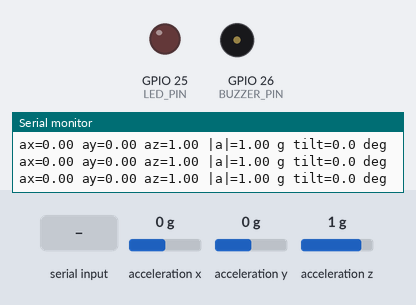
A sketch run on a simulated ESP32. Shown: output pins drawn as LEDs (lit = HIGH), buzzer (waves = sounding), the last lines printed to the serial monitor. Wiring (from diagram.json): MPU-6050 motion sensor at I2C address 0x68. The test bench sets the inputs (shaded band); at power-on: acceleration x 0 g, acceleration y 0 g, acceleration z 1 g. WiFi joins after 1.5 s; servers stay silent unless stated; random numbers use the default seed unless the sketch sets one; no MQTT or app messages arrive unless stated.

Above: at 1.2 s.
1.3 s: "o" received over Serial
At 1.9 s:
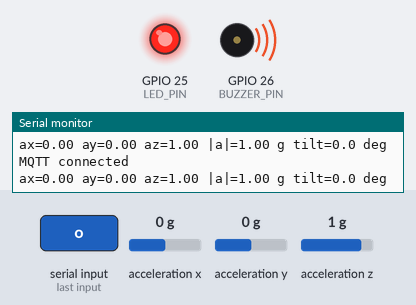
2.8 s: "O" received over Serial
4.3 s: "f" received over Serial
Timing chart, 0 to 15.0 s (numbered marks = the images above; inputs shaded):
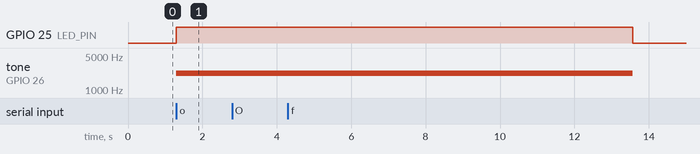

The sketch:

sketch.ino
```cpp
#include <Arduino.h>
#include <Wire.h>
#include <WiFi.h>
#include <PubSubClient.h>
#include <math.h>

struct Sample {
  uint32_t ms;
  float x, y, z, magnitude, tilt;
};

class FallDetector {
  enum Phase { Tracking, Impact, Holding };
  Phase phase = Tracking;
  uint32_t impactAt = 0, tiltedAt = 0, alarmAt = 0;
  float referenceTilt = 0;
  bool confirming = false;

public:
  bool update(const Sample& s) {
    if (phase == Holding) {
      if (s.ms - alarmAt < 8000) return true;
      phase = Tracking;
    }
    if (phase == Impact && s.ms - impactAt > 1500) phase = Tracking;
    if (phase == Tracking && s.magnitude >= 2.2f) {
      impactAt = s.ms;
      confirming = false;
      phase = Impact;
    }
    if (phase == Impact) {
      const bool tilted = s.tilt >= 60 && fabsf(s.tilt - referenceTilt) >= 45;
      const bool stableMagnitude = s.magnitude >= 0.8f && s.magnitude <= 1.2f;
      if (tilted && stableMagnitude) {
        if (!confirming) tiltedAt = s.ms;
        confirming = true;
        if (s.ms - tiltedAt >= 350) {
          alarmAt = s.ms;
          phase = Holding;
          return true;
        }
      } else {
        confirming = false;
      }
    }
    if (phase == Tracking && s.magnitude >= 0.8f && s.magnitude <= 1.2f) {
      referenceTilt = s.tilt;
    }
    return false;
  }
};

constexpr char WIFI_SSID[] = "Wokwi-GUEST";
constexpr char WIFI_PASSWORD[] = "";
constexpr char BROKER[] = "broker.emqx.io";
constexpr char TOPIC[] = "utc/fall/8c317a82dd624959";
constexpr uint8_t MPU = 0x68;
constexpr int LED_PIN = 25;
constexpr int BUZZER_PIN = 26;

struct OutputState { bool manual, led, buzzer, fall; };
enum Command { Auto, Manual, LedOn, LedOff, BuzzerOn, BuzzerOff, TestOutput };
QueueHandle_t dataQueue, dataAlert, commandQueue, stateQueue;
WiFiClient tcp;
PubSubClient mqtt(tcp);
char commandTopic[96], telemetryTopic[96];

bool writeRegister(uint8_t reg, uint8_t value) {
  Wire.beginTransmission(MPU);
  Wire.write(reg);
  Wire.write(value);
  return Wire.endTransmission() == 0;
}

float readAxis() {
  const uint16_t hi = Wire.read();
  const uint16_t lo = Wire.read();
  return static_cast<int16_t>((hi << 8) | lo) / 4096.0f; // ±8 g
}

bool readSample(Sample& s) {
  Wire.beginTransmission(MPU);
  Wire.write(0x3B);
  if (Wire.endTransmission(false) != 0 || Wire.requestFrom(MPU, uint8_t(6)) != 6) return false;
  s.ms = millis();
  s.x = readAxis();
  s.y = readAxis();
  s.z = readAxis();
  s.magnitude = sqrtf(s.x*s.x + s.y*s.y + s.z*s.z);
  s.tilt = atan2f(hypotf(s.x, s.y), s.z) * RAD_TO_DEG;
  return true;
}

void readTask(void*) {
  TickType_t wake = xTaskGetTickCount();
  uint32_t lastPrint = 0, testStarted = 0, lastProbe = millis() - 1000;
  bool testing = false, sensorReady = false;
  for (;;) {
    const uint32_t now = millis();
    if (!sensorReady && now - lastProbe >= 1000) {
      lastProbe = now;
      sensorReady = writeRegister(0x6B, 0x01) && writeRegister(0x1C, 0x10);
      Serial.println(sensorReady ? "MPU6050 OK" : "MPU6050 I2C ERROR: check 3V3, GND, SDA21, SCL22");
    }
    while (Serial.available()) {
      const int key = Serial.read();
      if (key == 'o' || key == 'O') {
        const Command cmd = TestOutput;
        xQueueSend(commandQueue, &cmd, 0);
      }
      if ((key == 'f' || key == 'F') && !testing) {
        const Command cmd = Auto;
        xQueueSend(commandQueue, &cmd, 0);
        testStarted = now;
        testing = true;
        Serial.println("FALL TEST: standing -> impact -> horizontal");
      }
    }
    Sample s{};
    const uint32_t elapsed = now - testStarted;
    if (testing && elapsed >= 1800) testing = false;
    bool valid;
    if (testing) {
      if (elapsed < 700) s = {now, 0, 0, 1, 1, 0};
      else if (elapsed < 900) s = {now, 3, 0, 1, sqrtf(10), 71.6f};
      else s = {now, 1, 0, 0, 1, 90};
      valid = true;
    } else {
      valid = sensorReady && readSample(s);
    }
    // An invalid sample breaks posture confirmation and allows an active alarm to expire.
    if (!valid) s.ms = now;
    if (xQueueSend(dataAlert, &s, 0) != pdPASS) Serial.println("data Alert: queue full");
    if (valid) {
      xQueueOverwrite(dataQueue, &s);
      if (s.ms - lastPrint >= 250) {
        lastPrint = s.ms;
        Serial.printf("ax=%.2f ay=%.2f az=%.2f |a|=%.2f g tilt=%.1f deg\n",
                      s.x, s.y, s.z, s.magnitude, s.tilt);
      }
    }
    vTaskDelayUntil(&wake, pdMS_TO_TICKS(20));
  }
}

void alertTask(void*) {
  FallDetector detector;
  OutputState state{};
  bool manualLed = false, manualBuzzer = false;
  bool outputTest = false;
  uint32_t outputTestAt = 0;
  for (;;) {
    Sample s{};
    while (xQueueReceive(dataAlert, &s, 0) == pdPASS) {
      const bool fall = detector.update(s);
      if (fall && !state.fall) Serial.println("FALL DETECTED");
      state.fall = fall;
    }

    Command cmd;
    while (xQueueReceive(commandQueue, &cmd, 0) == pdPASS) {
      switch (cmd) {
        case Auto: state.manual = manualLed = manualBuzzer = false; break;
        case Manual: state.manual = true; break;
        case LedOn: if (state.manual) manualLed = true; break;
        case LedOff: if (state.manual) manualLed = false; break;
        case BuzzerOn: if (state.manual) manualBuzzer = true; break;
        case BuzzerOff: if (state.manual) manualBuzzer = false; break;
        case TestOutput:
          outputTest = true;
          outputTestAt = millis();
          Serial.println("OUTPUT TEST: LED + buzzer ON for 3 s");
          break;
      }
    }

    if (outputTest && millis() - outputTestAt >= 3000) outputTest = false;
    const bool led = outputTest || (state.manual ? manualLed : state.fall);
    const bool buzzer = outputTest || (state.manual ? manualBuzzer : state.fall);
    if (led != state.led) digitalWrite(LED_PIN, led);
    if (buzzer != state.buzzer) {
      if (buzzer) tone(BUZZER_PIN, 2200);
      else noTone(BUZZER_PIN);
    }
    state.led = led;
    state.buzzer = buzzer;
    xQueueOverwrite(stateQueue, &state);
    vTaskDelay(pdMS_TO_TICKS(10));
  }
}

void onCommand(char* topic, uint8_t* payload, unsigned int size) {
  if (strcmp(topic, commandTopic)) return;
  const char* names[] = {"auto", "manual", "led:on", "led:off", "buzzer:on", "buzzer:off"};
  for (unsigned int i = 0; i < sizeof(names)/sizeof(names[0]); ++i) {
    if (size == strlen(names[i]) && !memcmp(payload, names[i], size)) {
      const Command command = static_cast<Command>(i);
      if (xQueueSend(commandQueue, &command, 0) != pdPASS) Serial.println("Command queue full");
      return;
    }
  }
}

void transmitTask(void*) {
  snprintf(commandTopic, sizeof(commandTopic), "%s/cmd", TOPIC);
  snprintf(telemetryTopic, sizeof(telemetryTopic), "%s/telemetry", TOPIC);
  WiFi.mode(WIFI_STA);
  WiFi.setAutoReconnect(true);
  WiFi.begin(WIFI_SSID, WIFI_PASSWORD);
  mqtt.setServer(BROKER, 1883);
  mqtt.setCallback(onCommand);
  mqtt.setSocketTimeout(2);
  char clientId[48];
  snprintf(clientId, sizeof(clientId), "fall-esp-%08lx", (unsigned long)esp_random());
  uint32_t nextAttempt = millis(), lastSend = 0;
  for (;;) {
    const uint32_t now = millis();
    if (WiFi.status() == WL_CONNECTED) {
      if (!mqtt.connected() && int32_t(now - nextAttempt) >= 0) {
        nextAttempt = now + 3000;
        Serial.printf("WiFi OK: %s\n", WiFi.localIP().toString().c_str());
        if (!mqtt.connect(clientId)) {
          Serial.printf("MQTT connect failed, state=%d\n", mqtt.state());
        } else if (!mqtt.subscribe(commandTopic, 1)) {
          Serial.println("MQTT subscribe failed");
          mqtt.disconnect();
        } else {
          Serial.println("MQTT connected");
        }
      }
      if (mqtt.connected() && mqtt.loop() && now - lastSend >= 250) {
        lastSend = now;
        Sample s;
        OutputState out;
        if (xQueueReceive(dataQueue, &s, 0) == pdPASS &&
            xQueuePeek(stateQueue, &out, 0) == pdPASS) {
          char payload[224];
          snprintf(payload, sizeof(payload),
                   "{\"ms\":%lu,\"ax\":%.3f,\"ay\":%.3f,\"az\":%.3f,\"g\":%.3f,\"tilt\":%.2f,"
                   "\"fall\":%s,\"manual\":%s,\"led\":%s,\"buzzer\":%s}",
                   (unsigned long)s.ms, s.x, s.y, s.z, s.magnitude, s.tilt,
                   out.fall ? "true" : "false", out.manual ? "true" : "false",
                   out.led ? "true" : "false", out.buzzer ? "true" : "false");
          mqtt.publish(telemetryTopic, payload, false);
        }
      }
    } else if (mqtt.connected()) {
      tcp.stop();
    }
    vTaskDelay(pdMS_TO_TICKS(10));
  }
}

void setup() {
  Serial.begin(115200);
  Serial.println("Enter o to test outputs, f to simulate a fall");
  pinMode(LED_PIN, OUTPUT);
  pinMode(BUZZER_PIN, OUTPUT);
  Wire.begin(21, 22);
  dataQueue = xQueueCreate(1, sizeof(Sample));
  dataAlert = xQueueCreate(24, sizeof(Sample));
  commandQueue = xQueueCreate(12, sizeof(Command));
  stateQueue = xQueueCreate(1, sizeof(OutputState));
  if (!dataQueue || !dataAlert || !commandQueue || !stateQueue) {
    Serial.println("Queue allocation failed");
    return;
  }
  if (xTaskCreatePinnedToCore(alertTask, "Task canh bao", 4096, nullptr, 3, nullptr, 1) != pdPASS ||
      xTaskCreatePinnedToCore(readTask, "Task doc data", 4096, nullptr, 2, nullptr, 1) != pdPASS ||
      xTaskCreatePinnedToCore(transmitTask, "Task truyen data", 6144, nullptr, 1, nullptr, 0) != pdPASS) {
    Serial.println("Task creation failed");
  }
}

void loop() { delay(1000); }
```

Measured:
- after the input at 1.3 s, GPIO 25 (LED_PIN): LOW → HIGH at once; tone on GPIO 26 (BUZZER_PIN): silent → 2200 Hz at once
